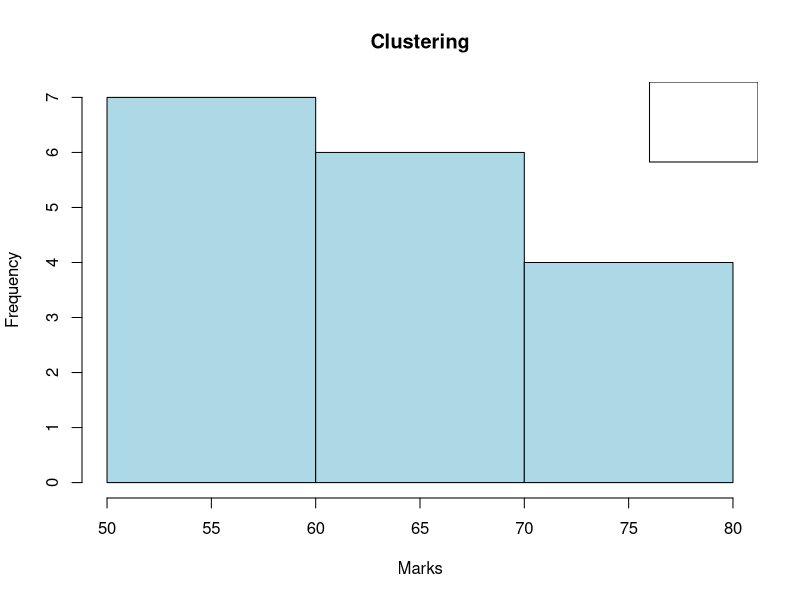

R code for this plot: (Note: this script raises an error after producing the figure.)
marks <- c(55, 60, 71, 63, 55, 65, 50, 55, 58, 59, 61, 63, 65, 67, 71, 72, 75)
library(cluster)
hclust_res <- hclust(dist(marks))
cutree_res <- cutree(hclust_res, k = 3)
clustering_bins <- as.factor(cutree_res)
levels(clustering_bins) <- c("Low", "Medium", "High")
hist(marks, breaks = max(cutree_res), col = "lightblue", main = "Clustering", xlab = "Marks")
legend("topright", legend = c("Low", "Medium", "High"), fill = c("lightblue",))